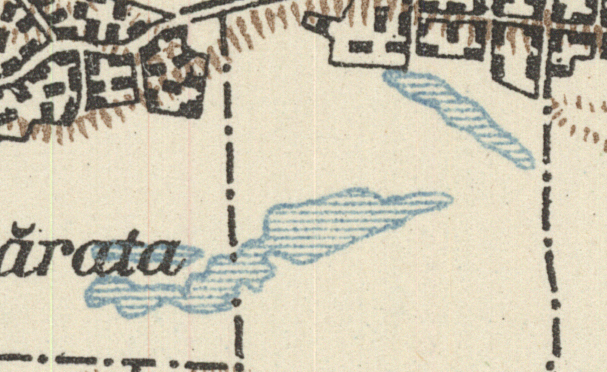
#> input picture dataset_lakes/dataset_vizek/val/lake0.png, 607 x 372 px, given in place of vallake0.png, which was not available
$ python synthetic_color.py
#> lines starting #> are read from the running program, lines starting #| are printed output that depends on the picture
import cv2
import os
import numpy as np

def apply_filters(folder):
    for i, filename in enumerate(os.listdir(folder)):
        if filename[0] != "i":
            img = cv2.imread(path+filename)
#> img is the input picture: shape (372, 607, 3); mean B, G, R 175.8, 195.6, 202.3
            kernel5_5 = np.ones((5,5),np.float32)/25
            print(filename)
            if img is not None:
                img_filtered_blur_5_5 = cv2.blur(img, (5,5))
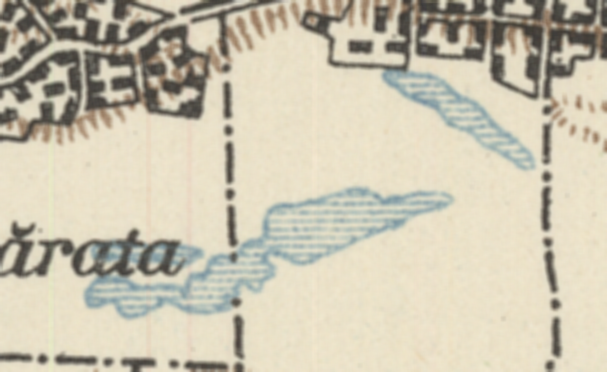
#> img_filtered_blur_5_5: shape (372, 607, 3); mean B, G, R 175.8, 195.6, 202.3
                img_filtered_5_5 = cv2.filter2D(img,-1,kernel5_5)
                filename2 = 'img' + str(i) + '_blur_5_5.png'
                filename3 = 'img' + str(i) + '_5_5.png'
                cv2.imwrite(path + filename2, img_filtered_blur_5_5)
                cv2.imwrite(path + filename3, img_filtered_5_5)
#> pass 2 of the loop in apply_filters, `for i, filename in enumerate(os.listdir(folder)):`:
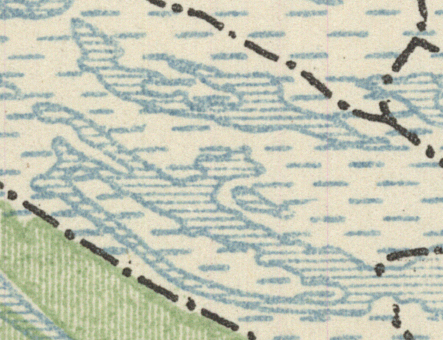
#> input picture dataset_lakes/dataset_vizek/val/lake06.png, 443 x 340 px, given in place of vallake06.png, which was not available
#> in apply_filters, img is the input picture: shape (340, 443, 3); mean B, G, R 182.1, 199.6, 196.1
#> in apply_filters, `img_filtered_blur_5_5 = cv2.blur(img, (5,5))`:
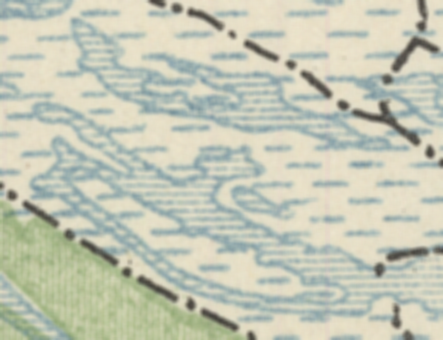
#> img_filtered_blur_5_5: shape (340, 443, 3); mean B, G, R 182.1, 199.6, 196.1

path = r"/home/valentin/Downloads/jelek/All_datasets/dataset_lakes/dataset_vizek/val"
apply_filters(path)
